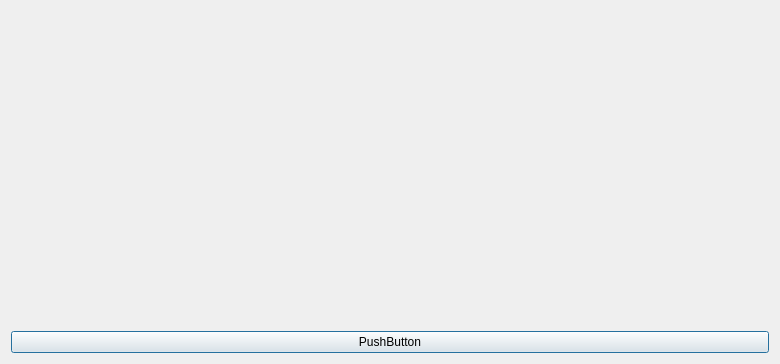
<?xml version="1.0" encoding="UTF-8"?>
<ui version="4.0">
 <class>videoDialog</class>
 <widget class="QDialog" name="videoDialog">
  <property name="geometry">
   <rect>
    <x>0</x>
    <y>0</y>
    <width>780</width>
    <height>364</height>
   </rect>
  </property>
  <property name="windowTitle">
   <string>Oculus FPV</string>
  </property>
  <layout class="QGridLayout" name="gridLayout">
   <item row="0" column="0">
    <layout class="QVBoxLayout" name="verticalLayout">
     <item>
      <layout class="QHBoxLayout" name="horizontalLayout">
       <item>
        <widget class="QGst::Ui::VideoWidget" name="videoWidget_left" native="true"/>
       </item>
       <item>
        <widget class="QGst::Ui::VideoWidget" name="videoWidget_right" native="true">
         <zorder>videoWidget_left</zorder>
        </widget>
       </item>
      </layout>
     </item>
     <item>
      <widget class="QPushButton" name="pushButton">
       <property name="text">
        <string>PushButton</string>
       </property>
      </widget>
     </item>
    </layout>
   </item>
  </layout>
  <zorder>verticalLayoutWidget</zorder>
  <zorder>horizontalLayoutWidget</zorder>
 </widget>
 <customwidgets>
  <customwidget>
   <class>QGst::Ui::VideoWidget</class>
   <extends>QWidget</extends>
   <header location="global">QGst/Ui/VideoWidget</header>
   <container>1</container>
  </customwidget>
 </customwidgets>
 <resources/>
 <connections/>
</ui>
